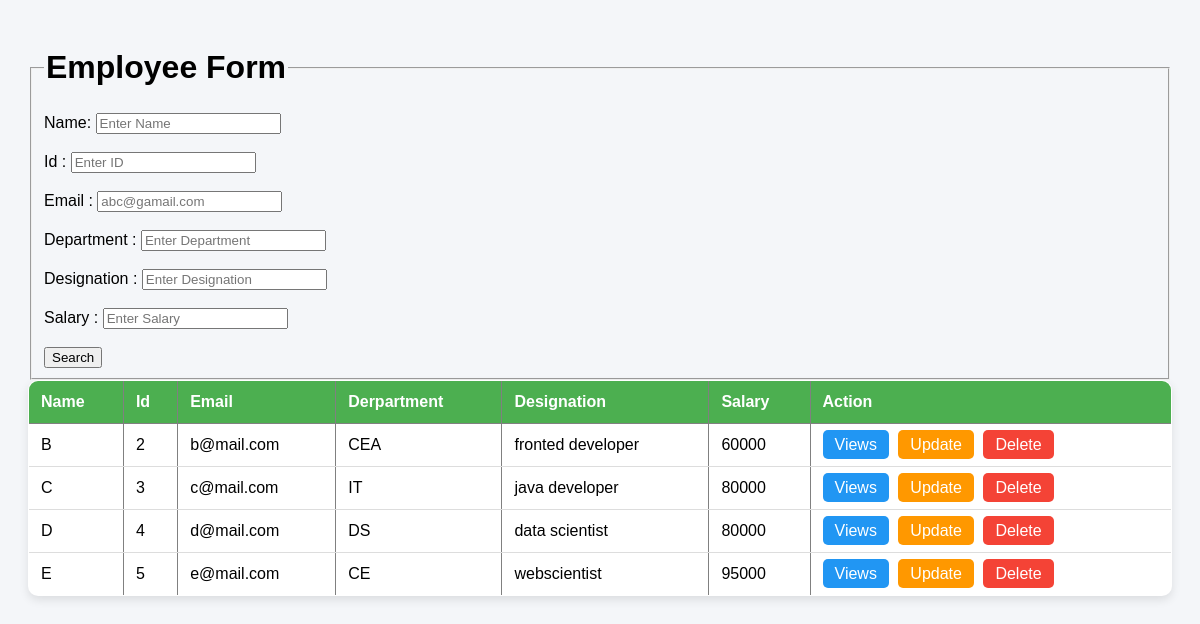
The page / on the database its author committed.
### employee/models.py (models this page shows)
class Employee(models.Model):
    name = models.CharField(max_length=200)
    id = models.IntegerField(primary_key=True)
    email = models.EmailField(max_length=50)
    department = models.CharField(max_length=50)
    designation = models.CharField(max_length=50)
    salary = models.IntegerField()

### employee/views.py (the view)
# urls.py: path('',home),
def home(request):
    employees = Employee.objects.all()
    name = request.POST.get('name')
    id = request.POST.get('id')
    email = request.POST.get('email')
    department = request.POST.get('department')
    designation = request.POST.get('designation')
    salary = request.POST.get('salary')
    if name:
        employees = employees.filter(name__icontains= name)
    return render(request,'home.html',{'employees': employees})

### employee/templates/home.html (shortened to what this page needs)
<!DOCTYPE html>
<html lang="en">
<head>
</head>
<body>
    <form action="" method="post">
        <fieldset>
            <legend><h1>Employee Form</h1></legend>
            <div>
                <label for="name">Name:</label>
                <input type="text" name="name" placeholder="Enter Name"> <br><br>
            </div>
            <div>
                <label for="name">Id : </label>
                <input type="number" name="id" id="id" placeholder="Enter ID"> <br><br>
            </div>
            <div>
                <label for="email">Email : </label>
                <input type="email" name="email" id="email" placeholder="abc@gamail.com"> <br><br>
            </div>
            <div>
                <label for="department">Department : </label>
                <input type="text" name="department" id="department" placeholder="Enter Department"> <br><br>
            </div>
            <div>
                <label for="designation">Designation : </label>
                <input type="text" name="designation" id="designation" placeholder="Enter Designation"> <br><br>
            </div>
            <div>
                <label for="salary">Salary : </label>
                <input type="number" name="salary" id="salary" placeholder="Enter Salary"> <br><br>
            </div>
            <div>
                <button type="submit">Search</button>
            </div>
        </fieldset>
    </form>
    <table border="1">
        <thead>
            <tr>
                <th>Name</th>
                <th>Id</th>
                <th>Email</th>
                <th>Derpartment</th>
                <th>Designation</th>
                <th>Salary</th>
                <th>Action</th>
            </tr>
        </thead>
            {% for i in employees %}
        <tbody>
            <tr>
                <td>{{ i.name }}</td>
                <td>{{ i.id }}</td>
                <td>{{ i.email }}</td>
                <td>{{ i.department }}</td>
                <td>{{ i.designation }}</td>
                <td>{{ i.salary }}</td>
                <td><a href="employeeinfo/{{ i.id }}">Views</a>
                    <a href="update_employee/{{ i.id }}">Update</a>
                    <a href="delete_employee/{{ i.id }}">Delete</a></td>
            </tr>
        </tbody>
        {% endfor %}
    </table>
</body>
</html>

### employee/templates/home.html (style rules this page uses)
body { font-family: Arial, sans-serif; background-color: #f4f6f9; padding: 20px; }
table { width: 100%; border-collapse: collapse; background-color: #fff; box-shadow: 0 4px 10px rgba(0,0,0,0.1); border-radius: 10px; overflow: hidden; }
th { background-color: #4CAF50; color: white; padding: 12px; text-align: left; }
td { padding: 12px; border-bottom: 1px solid #ddd; }
a { text-decoration: none; padding: 6px 12px; border-radius: 5px; color: white; margin-right: 5px; }
a:nth-child(1) { background-color: #2196F3; }
a:nth-child(2) { background-color: #ff9800; }
a:nth-child(3) { background-color: #f44336; }

### rows shown on the page
Employee: name "B", id "2", email "b@mail.com", department "CEA", designation "fronted developer", salary "60000"
Employee: name "C", id "3", email "c@mail.com", department "IT", designation "java developer", salary "80000"
Employee: name "D", id "4", email "d@mail.com", department "DS", designation "data scientist", salary "80000"
Employee: name "E", id "5", email "e@mail.com", department "CE", designation "webscientist", salary "95000"
